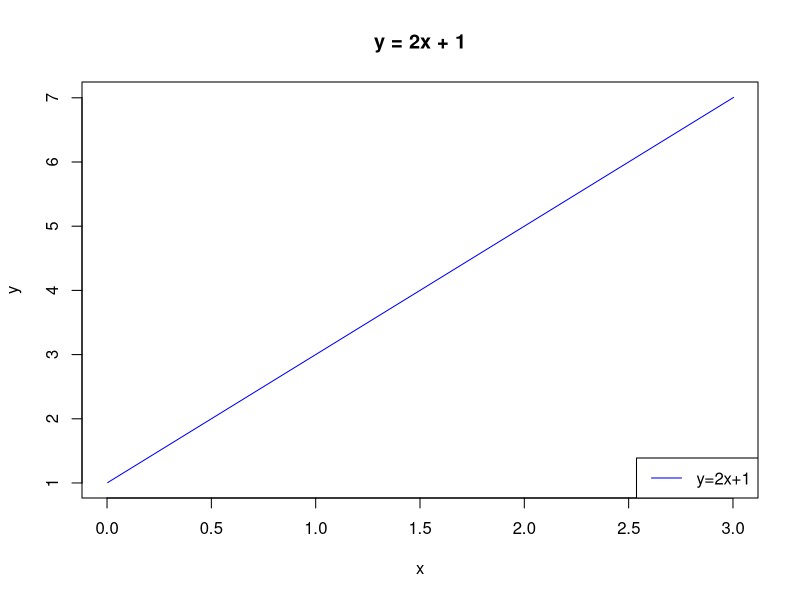
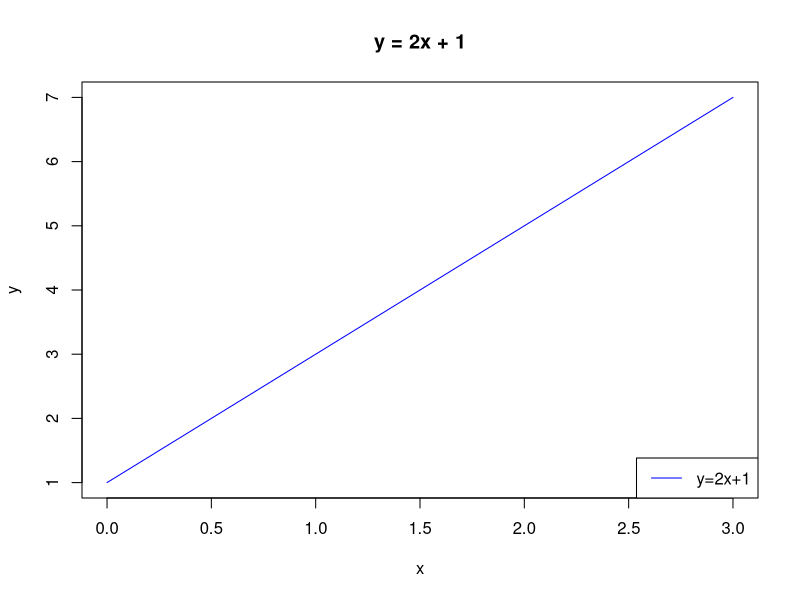
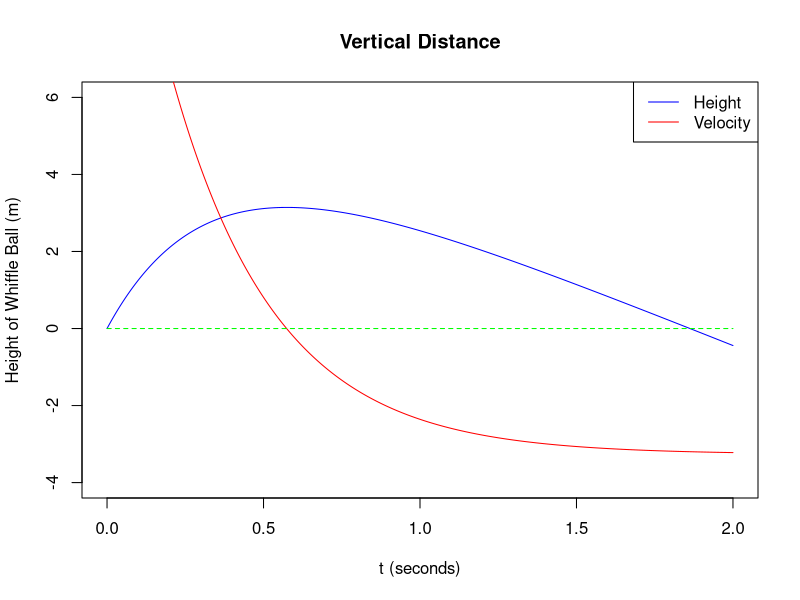

R code for these plots, in order:
## ---- chunk 1
knitr::opts_chunk$set(echo = TRUE)
## ---- chunk 2
exp(1)
## ---- chunk 3
sin(pi/5)
## ---- chunk 4
log(3)
## ---- chunk 5
Ch112ExJ <- function(U) {

### Your code here, between the braces {}   
### When looking at the example in the Ch11.2 slides,
### note the () around the final term, used for evaluation.
  
  h <- 5      # Convective Cooling Coefficient
  A <- 10     # Area of flux
  u_0 <- 20   # Initial temperature
  # U is the user-input temperature
  
  return(h*A*(U-u_0))
  } 
## ---- chunk 6
Ch112ExJ(30)
## ---- chunk 7
f <- function(x){ ###  Your formula here ###
  2*x+1
  }
### Your code here, for plotting & labeling curve.###

  t_0 = 0
  t_1 = 3

  N <- 1000     # number of nodes within given time
  T <- t_1      # time over which we collect values
  h <- T/N      # sample density over time
  t <- rep(0, N) # zeros
  y_vals <- rep(0, N) # zeros
  t[1] <- t-0     # Start at t_0
  
  for(i in 1:N) {
    t[i] <- t[1]+i*h
    y_vals[i] <- f(t[i])
  }
  
  plot(t, y_vals,
       main = "y = 2x + 1",
        xlab = "x",           #x-axis label
        ylab = "y",       #y-axis label
        type = "l",col="blue",          #Line type and color
        xlim = c(0,T),  #x-axis range vector: c(0,T) = [0,T] 
        ylim = c(  y_vals[1], y_vals[N]  )  #y-axis range vector: c = "combine"
       )
  
  legend("bottomright",
         legend = c("y=2x+1"), #Vector of legend items
         col = c("blue"),  #vector of colors for legend items
         lty = c(1)
         )
  
  # Better way - Thx dr g
  curve(f, main = "y = 2x + 1",
        xlab = "x",           #x-axis label
        ylab = "y",       #y-axis label
        type = "l",col="blue",          #Line type and color
        xlim = c(0,T),  #x-axis range vector: c(0,T) = [0,T] 
        ylim = c(1, 7 )  #y-axis range vector: c = "combine"
        )
  
  legend("bottomright",
         legend = c("y=2x+1"), #Vector of legend items
         col = c("blue"),  #vector of colors for legend items
         lty = c(1)
         )
## ---- chunk 8
Ch112whiffle <- function(v0) {

  #v0 is the initial velocity
  N <- 1000   #N is the number of time nodes
  T <- 2
  h <- T/N    #This is the time step size in seconds
  
  #System Parameters
  t0 <- 0
  y0 <- 0#### Your code here  ####
  g <-  9.8#### Your code here  #### 
  c <-  3     
  m <-  1    
   

  #Slope functions for ODEs
  yp <- function(v) {v}     
  vp <- function(v) {-g - (c/m)*v}  
 
  #Initialize vectors for time t and temperature U. 
  t <- rep(0, N)   #Vector of N zeros (0 repeated N times)
  y <- rep(0, N)   #Vector of N zeros (0 repeated N times)
  v <- rep(0, N)   #Vector of N zeros (0 repeated N times)
  t[1] <- t0       #Initial time t0
  y[1] <- y0       #Initial temperature
  v[1] <- v0       #Initial temperature

  
  #Runge-Kutta Loop (Generate temperature vectors U1 & U2)
  for(i in 1:N) {
    ay <- h*yp(v[i]);                        
    av <- h*vp(v[i]);                        
    by <- h*yp(v[i]+0.5*ay);
    bv <- h*vp(v[i]+0.5*av);
    cy <- h*yp(v[i]+0.5*by);
    cv <- h*vp(v[i]+0.5*bv);
    dy <- h*yp(v[i]+cy);
    dv <- h*vp(v[i]+cv);
    y[i+1] <- y[i]+(1/6)*(ay+2*by+2*cy+dy); #Next y value
    v[i+1] <- v[i]+(1/6)*(av+2*bv+2*cv+dv); #Next v value
    t[i+1] <- t[i] + h                      #Next t value
    }
  
  #Plot results
  plot(t,y,                
        main = "Vertical Distance",
        xlab = "t (seconds)",            
        ylab = "Height of Whiffle Ball (m)",     
        type = "l",col="blue",    #Line type and color
        xlim = c(0,2),  #x-axis range vector: c(0,T) = [0,T] 
        ylim = c(-4,6)  #y-axis range vector: c = "combine"
       )
  
  lines(t,v, type="l",col="red")    
  
  z <- rep(0, N+1)
  lines(t,z, type="l",col="green", lty=2)
  
  legend("topright",
         legend = c("Height", "Velocity"), #Vector of legend items
         col = c("blue","red"),  #vector of colors for legend items
         lty = c(1,1)            #Vector of line types for legend items
         )
}
## ---- chunk 9
####  Your command here for implementing code at v0 = 15.  ####
Ch112whiffle(15)
